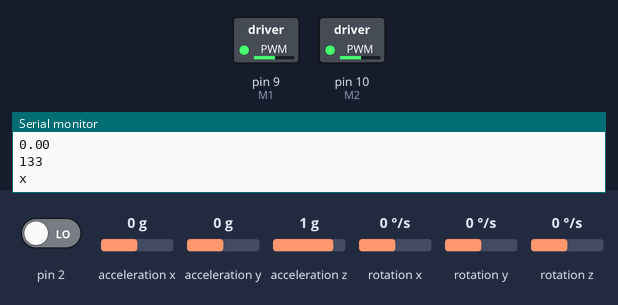
Simulated run of this sketch. Board: Arduino Uno, built with avr-gcc and run on an emulated ATmega328P. On the bench: switched loads named in the sketch (green lamp = pin HIGH), the last lines printed to the serial monitor. Inputs (shaded band) come from the test bench; at power-on: acceleration y 0 g, pin 2 LOW, acceleration x 0 g, acceleration z 1 g, rotation x 0 °/s, rotation y 0 °/s, rotation z 0 °/s. The sensor or clock chip raises its interrupt line as the real part does.

Above: at 3.7 s.
3.8 s: acceleration y set to 0.8 g
At 4.4 s:
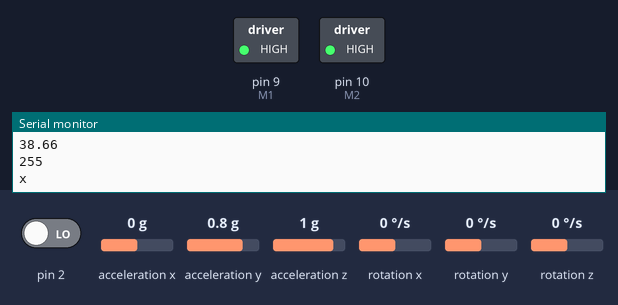
5.3 s: acceleration y set to -1.4 g
At 5.7 s:
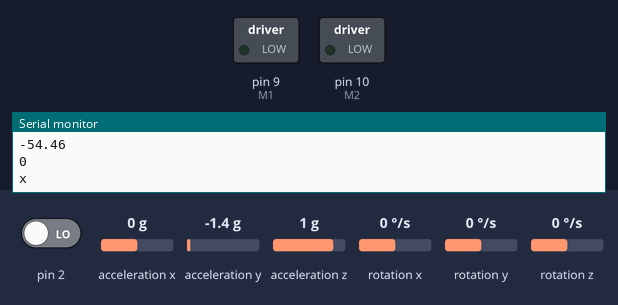
6.8 s: acceleration y set to 0 g
At 8.0 s:
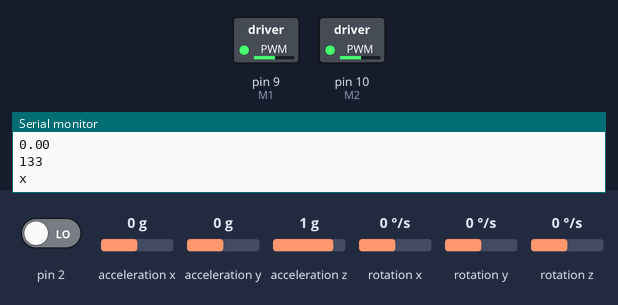
8.3 s: acceleration y set to -0.8 g
At 9.1 s:
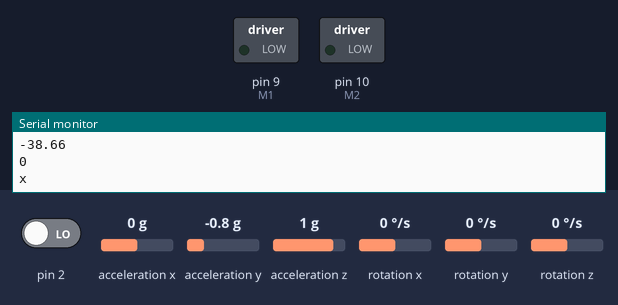
Timing chart, 0 to 10.8 s (numbered marks = the images above; inputs shaded):
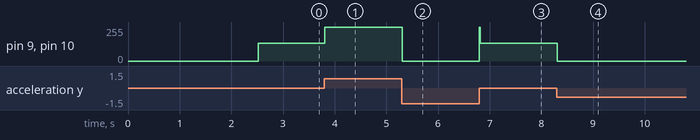

The sketch:

MPU6050_DMP6_mod_for_robot.ino
```cpp
// I2C device class (I2Cdev) demonstration Arduino sketch for MPU6050 class using DMP (MotionApps v2.0)
// 6/21/2012 by Jeff Rowberg <jeff@rowberg.net>
// Updates should (hopefully) always be available at https://github.com/jrowberg/i2cdevlib
//
/*
I2Cdev device library code is placed under the MIT license
Copyright (c) 2012 Jeff Rowberg

Permission is hereby granted, free of charge, to any person obtaining a copy
of this software and associated documentation files (the "Software"), to deal
in the Software without restriction, including without limitation the rights
to use, copy, modify, merge, publish, distribute, sublicense, and/or sell
copies of the Software, and to permit persons to whom the Software is
furnished to do so, subject to the following conditions:

The above copyright notice and this permission notice shall be included in
all copies or substantial portions of the Software.

THE SOFTWARE IS PROVIDED "AS IS", WITHOUT WARRANTY OF ANY KIND, EXPRESS OR
IMPLIED, INCLUDING BUT NOT LIMITED TO THE WARRANTIES OF MERCHANTABILITY,
FITNESS FOR A PARTICULAR PURPOSE AND NONINFRINGEMENT. IN NO EVENT SHALL THE
AUTHORS OR COPYRIGHT HOLDERS BE LIABLE FOR ANY CLAIM, DAMAGES OR OTHER
LIABILITY, WHETHER IN AN ACTION OF CONTRACT, TORT OR OTHERWISE, ARISING FROM,
OUT OF OR IN CONNECTION WITH THE SOFTWARE OR THE USE OR OTHER DEALINGS IN
THE SOFTWARE.
===============================================
*/

// I2Cdev and MPU6050 must be installed as libraries, or else the .cpp/.h files
// for both classes must be in the include path of your project
#include "I2Cdev.h"

#include "MPU6050_6Axis_MotionApps20.h"
//#include "MPU6050.h" // not necessary if using MotionApps include file

// Arduino Wire library is required if I2Cdev I2CDEV_ARDUINO_WIRE implementation
// is used in I2Cdev.h
#if I2CDEV_IMPLEMENTATION == I2CDEV_ARDUINO_WIRE
    #include "Wire.h"
#endif

// class default I2C address is 0x68
// specific I2C addresses may be passed as a parameter here
// AD0 low = 0x68 (default for SparkFun breakout and InvenSense evaluation board)
// AD0 high = 0x69
MPU6050 mpu;
//MPU6050 mpu(0x69); // <-- use for AD0 high

#define TARGET_POSITION -0.5
#define GUARD_GAIN 50
#define M1 9
#define M2 10

// MPU control/status vars
bool dmpReady = false;  // set true if DMP init was successful
uint8_t mpuIntStatus;   // holds actual interrupt status byte from MPU
uint8_t devStatus;      // return status after each device operation (0 = success, !0 = error)
uint16_t packetSize;    // expected DMP packet size (default is 42 bytes)
uint16_t fifoCount;     // count of all bytes currently in FIFO
uint8_t fifoBuffer[64]; // FIFO storage buffer

// orientation/motion vars
Quaternion q;           // [w, x, y, z]         quaternion container
VectorFloat gravity;    // [x, y, z]            gravity vector
float ypr[3];           // [yaw, pitch, roll]   yaw/pitch/roll container and gravity vector

// Loop time
int STD_LOOP_TIME = 9;
int lastLoopTime = STD_LOOP_TIME;
int lastLoopUsefulTime = STD_LOOP_TIME;
unsigned long loopStartTime = 0;

// PID-control values
float pTerm = 0;
float iTerm = 0;
float dTerm = 0;
float K = 1;
float Kp = 25;
float Ki = 0;
float Kd = 7;
float last_error = 0;
float integrated_error = 0;

//Motor value
int mSpeed = 0;

// ================================================================
// ===               INTERRUPT DETECTION ROUTINE                ===
// ================================================================

volatile bool mpuInterrupt = false;     // indicates whether MPU interrupt pin has gone high
void dmpDataReady() {
    mpuInterrupt = true;
}

// ================================================================
// ===               CYCLETIME MONITOR FUNCTION                 ===
// ================================================================

void serialOut_timing() {

  static int skip=0;

  if(skip++==5) { // display every 500 ms (at 100 Hz)
    skip = 0;
    Serial.print(lastLoopUsefulTime); Serial.print(",");
    Serial.print(lastLoopTime); Serial.print("\n");
  }
}

// ================================================================
// ===               PID-CONTROL                                ===
// ================================================================

int updatePid(float targetPosition, float currentPosition)   {
  float error = targetPosition - currentPosition;
  pTerm = Kp * error;
  integrated_error += error;
  iTerm = Ki * constrain(integrated_error, -GUARD_GAIN, GUARD_GAIN);
  dTerm = Kd * (error - last_error);
  last_error = error;
  return -constrain(K*(pTerm + iTerm + dTerm), -255, 255); // (...dTerm), -255, 255);
}

// ================================================================
// ===                      INITIAL SETUP                       ===
// ================================================================

void setup() {
    // join I2C bus (I2Cdev library doesn't do this automatically)
    #if I2CDEV_IMPLEMENTATION == I2CDEV_ARDUINO_WIRE
        Wire.begin();
        TWBR = 24; // 400kHz I2C clock (200kHz if CPU is 8MHz)
    #elif I2CDEV_IMPLEMENTATION == I2CDEV_BUILTIN_FASTWIRE
        Fastwire::setup(400, true);
    #endif

    // initialize serial communication
    Serial.begin(115200);
    while (!Serial); // wait for Leonardo enumeration, others continue immediately

    // initialize device
    Serial.println(F("Initializing I2C devices..."));
    mpu.initialize();

    // verify connection
    Serial.println(F("Testing device connections..."));
    Serial.println(mpu.testConnection() ? F("MPU6050 connection successful") : F("MPU6050 connection failed"));

    delay(2000); // Waiting for MPU to be initialize/ready

    // load and configure the DMP
    Serial.println(F("Initializing DMP..."));
    devStatus = mpu.dmpInitialize();

    // supply your own gyro offsets here, scaled for min sensitivity
    mpu.setXGyroOffset(0); //220
    mpu.setYGyroOffset(0);
    mpu.setZGyroOffset(0);
    mpu.setZAccelOffset(1688); // 1688 factory default for my test chip

    // make sure it worked (returns 0 if so)
    if (devStatus == 0) {
        // turn on the DMP, now that it's ready
        Serial.println(F("Enabling DMP..."));
        mpu.setDMPEnabled(true);

        // enable Arduino interrupt detection
        Serial.println(F("Enabling interrupt detection (Arduino external interrupt 0)..."));
        attachInterrupt(0, dmpDataReady, RISING);
        mpuIntStatus = mpu.getIntStatus();

        // set our DMP Ready flag so the main loop() function knows it's okay to use it
        Serial.println(F("DMP ready! Waiting for first interrupt..."));
        dmpReady = true;

        // get expected DMP packet size for later comparison
        packetSize = mpu.dmpGetFIFOPacketSize();
    } else {
        // ERROR!
        // 1 = initial memory load failed
        // 2 = DMP configuration updates failed
        // (if it's going to break, usually the code will be 1)
        Serial.print(F("DMP Initialization failed (code "));
        Serial.print(devStatus);
        Serial.println(F(")"));
    }

    // configure LED for output
    pinMode(M1, OUTPUT);
    pinMode(M2, OUTPUT);
}


// ================================================================
// ===                    MAIN PROGRAM LOOP                     ===
// ================================================================

void loop() {
    // if programming failed, don't try to do anything
    if (!dmpReady) return;

    Serial.println("x");
    // wait for MPU interrupt or extra packet(s) available
    while (!mpuInterrupt && fifoCount < packetSize) {
        // other program behavior stuff here
        // .
        // .
        // .
        // if you are really paranoid you can frequently test in between other
        // stuff to see if mpuInterrupt is true, and if so, "break;" from the
        // while() loop to immediately process the MPU data
        // .
        // .
        // .

        //Loop tid. Stannar och väntar ifall looptiden inte är uppfylld
       // lastLoopUsefulTime = millis()-loopStartTime;
        //if(lastLoopUsefulTime<STD_LOOP_TIME)         delay(STD_LOOP_TIME-lastLoopUsefulTime);
        //lastLoopTime = millis() - loopStartTime;
        //loopStartTime = millis();
        //serialOut_timing();
        Serial.println("w");
    }

    // reset interrupt flag and get INT_STATUS byte
    mpuInterrupt = false;
    mpuIntStatus = mpu.getIntStatus();

    // get current FIFO count
    fifoCount = mpu.getFIFOCount();

    // check for overflow (this should never happen unless our code is too inefficient)
    if ((mpuIntStatus & 0x10) || fifoCount == 1024) {
        // reset so we can continue cleanly
        mpu.resetFIFO();
        Serial.println(F("FIFO overflow!"));

    // otherwise, check for DMP data ready interrupt (this should happen frequently)
    } else if (mpuIntStatus & 0x02) {
        // wait for correct available data length, should be a VERY short wait
        while (fifoCount < packetSize) {
          fifoCount = mpu.getFIFOCount();
          Serial.print("y");
        }

        // read a packet from FIFO
        mpu.getFIFOBytes(fifoBuffer, packetSize);

        // track FIFO count here in case there is > 1 packet available
        // (this lets us immediately read more without waiting for an interrupt)
        fifoCount -= packetSize;

        // display Euler angles in degrees
        mpu.dmpGetQuaternion(&q, fifoBuffer);
        mpu.dmpGetGravity(&gravity, &q);
        mpu.dmpGetYawPitchRoll(ypr, &q, &gravity);
        //Serial.print("ypr\t");
        //Serial.print(ypr[0] * 180/M_PI);
        //Serial.print("\t");
        //Serial.print(ypr[1] * 180/M_PI);
        //Serial.print("\t r:");
        Serial.println(ypr[2] * 180/M_PI);


        //PID - Control
        mSpeed = updatePid(TARGET_POSITION, ypr[2] * 180/M_PI);
        mSpeed = map(mSpeed, -255, 255, 0, 255);
        Serial.println(mSpeed);
        analogWrite(M1, mSpeed);
        analogWrite(M2, mSpeed);
    }

}
```

Measured:
- after the input at 3.8 s, pin 9 (M1), pin 10 (M2): 133/255 → 255/255 at once
- after the input at 5.3 s, pin 9 (M1), pin 10 (M2): 255/255 → 0/255 at once
- after the input at 6.8 s, pin 9 (M1), pin 10 (M2): 0/255 → 133/255 at once
- after the input at 8.3 s, pin 9 (M1), pin 10 (M2): 133/255 → 0/255 at once
